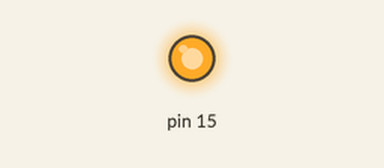
Bench run of a program on a simulated Raspberry Pi (header pin numbers). On the bench: output pins drawn as LEDs (lit = HIGH). What the program prints to the terminal is not drawn. At 60.0 s the program stops and its outputs stay as they are.

Above: at 0.1 s.
At 59.1 s:
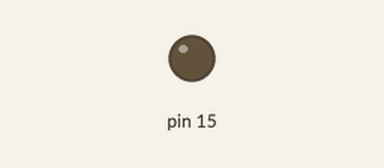
Timing chart, 0 to 60.6 s (numbered marks = the images above):
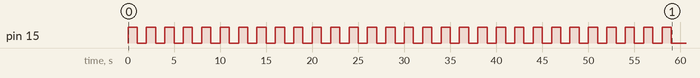

The program:

sendblinks.py
```python
#
## Introducton to Python breadboarding - Send Blinks
#
from SetPin import SetPin
import time

def sendblinks(TXpin,blinks=30,duration=1):
    for i in range(blinks):

        TXpin.turn_high()
        time.sleep(duration)
        TXpin.turn_low()
        time.sleep(duration)

if __name__ == "__main__":


    with SetPin(15,"GPIO_22",direction="TX") as TXpin:
        sendblinks(TXpin)
```

SetPin.py
```python
#
# SetPin setup GPIO pin
#
import RPi.GPIO as GPIO
import time

class SetPin:
    def __init__(self,headerpin=16,BCM="GPIO_23",direction="RX"):

        if direction not in {"RX","TX"}:
            raise ValueError ("direction must be 'TX' or 'RX', not {}".direction)

        self.direction = direction

        if BOARD2BCM[headerpin] != BCM:
            raise ValueError(
                "Header pin {} does not correspond to BroadCom GPIO {}".format(headerpin, BCM))

        self.headerpin = headerpin
        self.BCM = BCM


        GPIO.setmode(GPIO.BOARD)  # use Pi Header numbers to address GPIO pins

        if self.direction == "TX":
            GPIO.setup(self.headerpin,GPIO.OUT)  # allow pin to read 3.3v and 0v levels

        else:
            self.direction == "RX"
            GPIO.setup(self.headerpin,GPIO.IN) # allow pin to set 3.3v and 0v levels


    def __enter__(self):
        print("Safe GPIO prepared")
        return self
    def __exit__(self,*rabc):
        GPIO.cleanup()
        print("Safe GPIO exit succeeded")
        return not any(rabc)

    def turn_high(self):
        if self.direction == "RX":
            raise PermissionError(
                "Pin {} (BCM {}) not opened for output".format(
                    self.headerpin,self.BCM))

        GPIO.output(self.headerpin,GPIO.HIGH)  # set 3.3V level on GPIO output

    def turn_low(self):
        if self.direction == "RX":
            raise PermissionError(
                "Pin {} (BCM {}) not opened for output".format(
                    self.headerpin,self.BCM))

        GPIO.output(self.headerpin,GPIO.LOW)   # set ground (0) level on GPIO output

    def read_pin(self):

        return GPIO.input(self.headerpin)  # read current headerpin voltage


    def __str__(self):
        return """\
Header pin number is {},
Broadcom device is {},
direction is  {}""".format(self.pin,self.BCM,self.in_out)


#
## RPi2 40 Pin Header Map from Header Pin to BroadCom I/O Device
#

BOARD2BCM = {
    1:"3.3V",
    2:"5v",
    3:"Dual Use: if I2C: SDA   if GPIO: GPIO_2",
    4:"5V",
    5:"Dual Use: if I2C: SDL   if GPIO: GPIO_3",
    6:"GND - Ground = 0V",
    7:"GPIO_4",
    8:"Dual Use: if UART: TXD   if GPIO: GPIO_14",
    9:"GND",
    10:"Dual Use: if UART: RXD   if GPIO: GPIO_15",
    11:"GPIO_17",
    12:"Dual Use: if PCM: CLK   if GPIO: GPIO_18",
    13:"GPIO_27",
    14:"GND",
    15:"GPIO_22",
    16:"GPIO_23",
    17:"3.3V",
    18:"GPRIO_24",
    19:"Dual Use: if SPI: MOSI   if GPIO: GPIO_10",
    20:"GND",
    21:"Dual Use: if SPI: MISO   if GPIO: GPIO_9",
    22:"GPIO_25",
    23:"Dual Use: if SPI: SCLK   if GPIO: GPIO_11",
    24:"Dual Use: if SPI: CE0    if GPIO: GPIO_8",
    25:"GND",
    26:"Dual Use: if SPI: CE1    if GPIO: GPIO_7",
    27:"ID SD",
    28:"ID SC",
    29:"GPIO_5",
    30:"GND",
    31:"GPIO_6",
    32:"GPIO_12",
    33:"GPIO_13",
    34:"GND",
    35:"Dual Use: if PCM: FS    if GPIO: GPIO_19",
    36:"GPIO_16",
    37:"GPIO_26",
    38:"Dual Use: if PCM: DIN   if GPIO: GPIO_20",
    39:"GND",
    40:"Dual Use: if PCM: DOUT  if GPIO: GPIO_21"
    }
```
